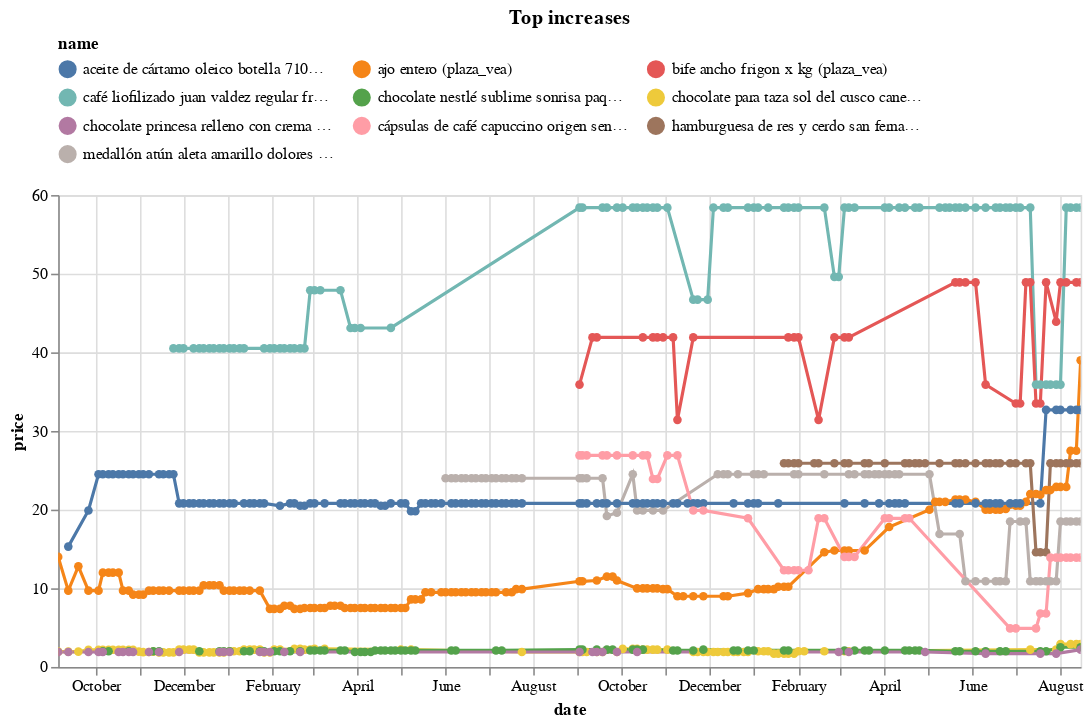

Notebook code for this chart:
### Code cell
(top_changes
 .sort_values('change')
 .tail(10)
 .pipe(plot_changes, 'Top increases')
)

### Figure 1 — Vega-Lite specification as saved in the notebook (floating-point values rounded to 4 significant figures; data arrays with more than 128 entries replaced by an {"elided": "..."} marker saying what was removed)
{"config": {"view": {"continuousWidth": 300, "continuousHeight": 300}, "legend": {"columns": 3, "orient": "top"}}, "data": {"name": "data-06cae4e62ef90c2d0b29996ea6bfcab7"}, "mark": {"type": "line", "point": true}, "encoding": {"color": {"field": "name", "scale": {"domain": ["aceite de cártamo oleico botella 710ml (plaza_vea)", "ajo entero (plaza_vea)", "bife ancho frigon x kg (plaza_vea)", "café liofilizado juan valdez regular frasco 190g (plaza_vea)", "chocolate nestlé sublime sonrisa paquete 38g (plaza_vea)", "chocolate para taza sol del cusco canela y clavo tableta 90g (plaza_vea)", "chocolate princesa relleno con crema de maní empaque 30g (plaza_vea)", "cápsulas de café capuccino origen sensations caja 16un (plaza_vea)", "hamburguesa de res y cerdo san fernando bolsa 8un (plaza_vea)", "medallón atún aleta amarillo dolores bolsa 200g (plaza_vea)"]}, "type": "nominal"}, "tooltip": [{"field": "name", "type": "nominal"}, {"field": "price", "type": "quantitative"}, {"field": "last_price", "type": "quantitative"}], "x": {"field": "date", "type": "temporal"}, "y": {"field": "price", "type": "quantitative"}}, "params": [{"name": "param_5", "select": {"type": "point", "fields": ["name"]}, "bind": "legend"}, {"name": "param_6", "select": {"type": "interval", "encodings": ["x", "y"]}, "bind": "scales"}], "title": "Top increases", "transform": [{"filter": {"param": "param_5"}}], "width": 650, "$schema": "https://vega.github.io/schema/vega-lite/v5.20.1.json", "datasets": {"data-06cae4e62ef90c2d0b29996ea6bfcab7": {"elided": "756 records"}}}
